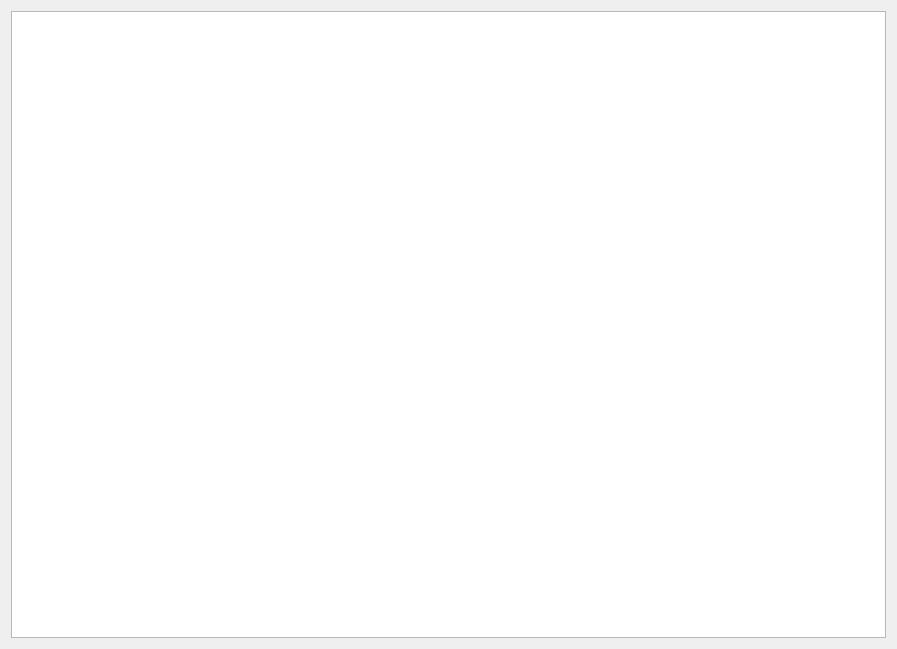
<?xml version="1.0" encoding="UTF-8"?>
<ui version="4.0">
 <class>Help</class>
 <widget class="QDialog" name="Help">
  <property name="geometry">
   <rect>
    <x>0</x>
    <y>0</y>
    <width>897</width>
    <height>649</height>
   </rect>
  </property>
  <property name="windowTitle">
   <string>AUXiliary LEDs Settings Help</string>
  </property>
  <layout class="QVBoxLayout" name="verticalLayout">
   <item>
    <widget class="QTextBrowser" name="TxtHelp">
     <property name="html">
      <string>&lt;!DOCTYPE HTML PUBLIC &quot;-//W3C//DTD HTML 4.0//EN&quot; &quot;http://www.w3.org/TR/REC-html40/strict.dtd&quot;&gt;
&lt;html&gt;&lt;head&gt;&lt;meta name=&quot;qrichtext&quot; content=&quot;1&quot; /&gt;&lt;style type=&quot;text/css&quot;&gt;
p, li { white-space: pre-wrap; }
&lt;/style&gt;&lt;/head&gt;&lt;body style=&quot; font-family:'MS Shell Dlg 2'; font-size:7.8pt; font-weight:400; font-style:normal;&quot;&gt;
&lt;p style=&quot; margin-top:0px; margin-bottom:0px; margin-left:0px; margin-right:0px; -qt-block-indent:0; text-indent:0px;&quot;&gt;&lt;img src=&quot;:/aux/AUXHelp2.png&quot; /&gt;&lt;img src=&quot;:/profile/profilesHelp2.png&quot; /&gt;&lt;/p&gt;&lt;/body&gt;&lt;/html&gt;</string>
     </property>
    </widget>
   </item>
  </layout>
 </widget>
 <resources>
  <include location="help.qrc"/>
 </resources>
 <connections/>
</ui>
